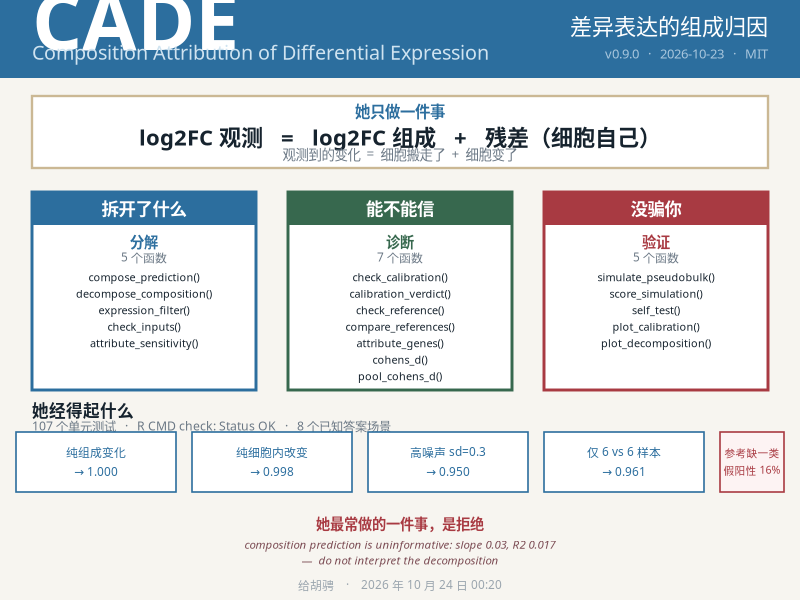

This chart was generated by the following R code:
# ============================================================================
# CADE 肖像 v2
# ============================================================================
.libPaths(c(file.path("..", ".Rlib"), .libPaths()))
suppressPackageStartupMessages({ library(ggplot2) })
OUT <- "branding"
dir.create(OUT, showWarnings = FALSE, recursive = TRUE)

FAM   <- "Microsoft YaHei"
INK   <- "#16232e"
BLUE  <- "#2c6e9e"
SAND  <- "#cbb894"
RED   <- "#a83a42"
GREEN <- "#37684e"
PALE  <- "#f7f5f0"
GREY  <- "#6b7885"

p <- ggplot() + theme_void(base_family = FAM) +
  coord_cartesian(xlim = c(0, 100), ylim = c(0, 100), expand = FALSE) +
  theme(plot.background = element_rect(fill = PALE, colour = NA),
        plot.margin = margin(0, 0, 0, 0))

## ---------- 顶带 ----------
p <- p +
  annotate("rect", xmin = 0, xmax = 100, ymin = 87, ymax = 100,
           fill = BLUE, colour = NA) +
  annotate("text", x = 4, y = 96.4, label = "CADE", hjust = 0,
           family = FAM, size = 20, fontface = 2, colour = "white") +
  annotate("text", x = 4, y = 91.2,
           label = "Composition Attribution of Differential Expression",
           hjust = 0, family = FAM, size = 5.0, colour = "#cfe3f0") +
  annotate("text", x = 96, y = 95.6, label = "差异表达的组成归因",
           hjust = 1, family = FAM, size = 5.6, colour = "white") +
  annotate("text", x = 96, y = 91.0, label = "v0.9.0   ·   2026-10-23   ·   MIT",
           hjust = 1, family = FAM, size = 3.3, colour = "#a8c6dd")

## ---------- 核心等式 ----------
p <- p +
  annotate("rect", xmin = 4, xmax = 96, ymin = 72, ymax = 84,
           fill = "white", colour = SAND, linewidth = 0.8) +
  annotate("text", x = 50, y = 81.4, label = "她只做一件事",
           family = FAM, size = 3.9, colour = BLUE, fontface = 2) +
  annotate("text", x = 50, y = 77.0,
           label = "log2FC 观测   =   log2FC 组成   +   残差（细胞自己）",
           family = FAM, size = 5.6, colour = INK, fontface = 2) +
  annotate("text", x = 50, y = 74.0,
           label = "观测到的变化  =  细胞搬走了  +  细胞变了",
           family = FAM, size = 3.4, colour = GREY)

## ---------- 三个模块 ----------
mx <- c(18, 50, 82)
mt <- c("拆开了什么", "能不能信", "没骗你")
ms <- c("分解", "诊断", "验证")
mn <- c("5 个函数", "7 个函数", "5 个函数")
mc <- c(BLUE, GREEN, RED)
md <- list(
  c("compose_prediction()", "decompose_composition()", "expression_filter()",
    "check_inputs()", "attribute_sensitivity()"),
  c("check_calibration()", "calibration_verdict()", "check_reference()",
    "compare_references()", "attribute_genes()", "cohens_d()", "pool_cohens_d()"),
  c("simulate_pseudobulk()", "score_simulation()", "self_test()",
    "plot_calibration()", "plot_decomposition()")
)

for (i in 1:3) {
  p <- p +
    annotate("rect", xmin = mx[i]-14, xmax = mx[i]+14, ymin = 35, ymax = 68,
             fill = "white", colour = mc[i], linewidth = 1.0) +
    annotate("rect", xmin = mx[i]-14, xmax = mx[i]+14, ymin = 62.5, ymax = 68,
             fill = mc[i], colour = NA) +
    annotate("text", x = mx[i], y = 65.2, label = mt[i],
             family = FAM, size = 4.4, fontface = 2, colour = "white") +
    annotate("text", x = mx[i], y = 59.6, label = ms[i],
             family = FAM, size = 3.6, colour = mc[i], fontface = 2) +
    annotate("text", x = mx[i], y = 57.0, label = mn[i],
             family = FAM, size = 3.0, colour = GREY)
  yy <- 53.8
  for (fn in md[[i]]) {
    p <- p + annotate("text", x = mx[i], y = yy, label = fn,
                      family = FAM, size = 2.75, colour = INK)
    yy <- yy - 2.75
  }
}

## ---------- 压力测试 ----------
p <- p +
  annotate("text", x = 4, y = 31.5, label = "她经得起什么", hjust = 0,
           family = FAM, size = 4.2, fontface = 2, colour = INK) +
  annotate("text", x = 4, y = 29.0,
           label = "107 个单元测试   ·   R CMD check: Status OK   ·   8 个已知答案场景",
           hjust = 0, family = FAM, size = 3.1, colour = GREY)

tt <- data.frame(
  x = c(12, 34, 56, 78),
  lab = c("纯组成变化\n→ 1.000", "纯细胞内改变\n→ 0.998",
          "高噪声 sd=0.3\n→ 0.950", "仅 6 vs 6 样本\n→ 0.961"),
  col = c(BLUE, BLUE, BLUE, BLUE)
)
p <- p +
  annotate("rect", xmin = 2, xmax = 22, ymin = 18, ymax = 28, fill = "white",
           colour = BLUE, linewidth = 0.55) +
  annotate("rect", xmin = 24, xmax = 44, ymin = 18, ymax = 28, fill = "white",
           colour = BLUE, linewidth = 0.55) +
  annotate("rect", xmin = 46, xmax = 66, ymin = 18, ymax = 28, fill = "white",
           colour = BLUE, linewidth = 0.55) +
  annotate("rect", xmin = 68, xmax = 88, ymin = 18, ymax = 28, fill = "white",
           colour = BLUE, linewidth = 0.55) +
  annotate("rect", xmin = 90, xmax = 98, ymin = 18, ymax = 28, fill = "#fdf3f3",
           colour = RED, linewidth = 0.55) +
  annotate("text", x = 12, y = 23, label = tt$lab[1], family = FAM,
           size = 3.0, colour = BLUE, lineheight = 1.35) +
  annotate("text", x = 34, y = 23, label = tt$lab[2], family = FAM,
           size = 3.0, colour = BLUE, lineheight = 1.35) +
  annotate("text", x = 56, y = 23, label = tt$lab[3], family = FAM,
           size = 3.0, colour = BLUE, lineheight = 1.35) +
  annotate("text", x = 78, y = 23, label = tt$lab[4], family = FAM,
           size = 3.0, colour = BLUE, lineheight = 1.35) +
  annotate("text", x = 94, y = 23, label = "参考缺一类\n假阳性 16%", family = FAM,
           size = 2.7, colour = RED, lineheight = 1.35)

## ---------- 拒绝 ----------
p <- p +
  annotate("text", x = 50, y = 12.6,
           label = "她最常做的一件事，是拒绝",
           family = FAM, size = 3.6, colour = RED, fontface = 2) +
  annotate("text", x = 50, y = 9.2,
           label = "composition prediction is uninformative: slope 0.03, R2 0.017",
           family = FAM, size = 2.9, colour = "#7a4a52", fontface = 3) +
  annotate("text", x = 50, y = 6.6,
           label = "—  do not interpret the decomposition",
           family = FAM, size = 2.9, colour = "#7a4a52", fontface = 3) +
  annotate("text", x = 50, y = 2.4,
           label = "给胡骋　·　2026 年 10 月 24 日 00:20",
           family = FAM, size = 3.0, colour = "#9aa5ae")

ggsave(file.path(OUT, "CADE_portrait.png"), p, width = 10, height = 7.2,
       dpi = 300, bg = PALE, type = "cairo")
cat("saved png\n")
